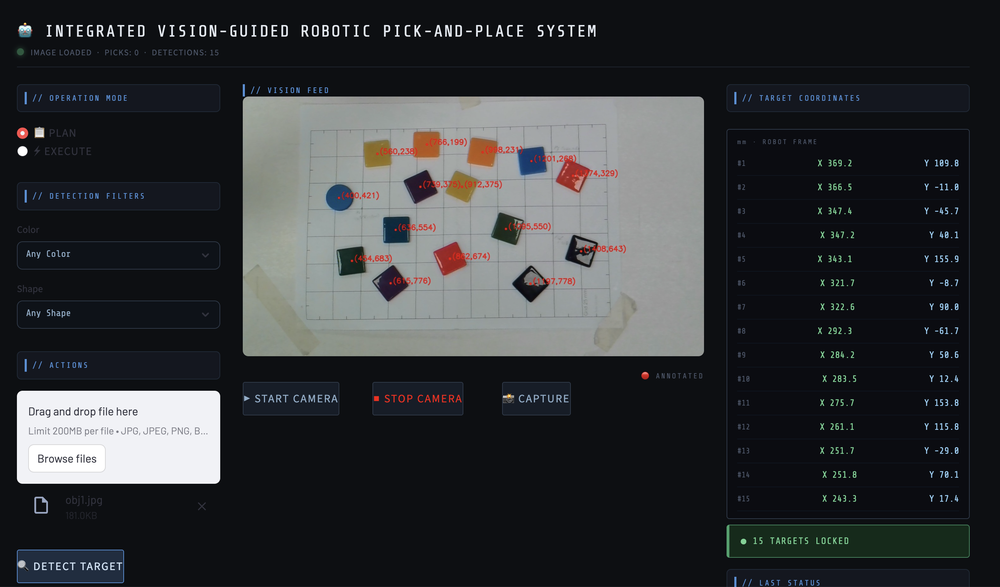
#> input picture image.png, 1000 x 587 px, shrunk from 2838 x 1666 before the run
$ python -i segmentation.py   (imports and definitions only)
#> lines starting #> are read from the running program, lines starting #| are printed output that depends on the picture; after the words box and inside, x2 and y2 are one past the last pixel; in counts of white or black regions, pixels touching at a corner belong together
#> further down, picture is the input picture: shape (587, 1000, 3); mean B, G, R 54.8, 52.3, 50.1
import cv2
import numpy as np
import matplotlib.pyplot as plt

# color HSV range
COLOR_RANGES = {
    "yellow": ([20, 80, 80],   [35, 255, 255]),
    "red":    ([0, 100, 100],  [10, 255, 255]),   # red has two ranges in HSV
    "red2":   ([160, 100, 100],[180, 255, 255]),
    "blue":   ([100, 80, 80],  [135, 255, 255]),
    "green":  ([35, 80, 80],   [85, 255, 255]),
    "orange": ([10, 100, 100], [20, 255, 255]),
    "pink":   ([150, 30, 150], [180, 150, 255]),
    "purple": ([130, 50, 50],  [160, 255, 255]),
    "brown":  ([8, 60, 40],    [20, 200, 180]),   # wooden box color
    "white":  ([0, 0, 180],    [180, 30, 255]),
    "black":  ([0, 0, 0],      [180, 255, 50]),
}

def detect_color(img, color: str):
    """Detect specific color in the image and return a binary mask."""

    img_blur = cv2.GaussianBlur(img, (5,5), 0)

    hsv = cv2.cvtColor(img_blur, cv2.COLOR_BGR2HSV)

    if color not in COLOR_RANGES:
        return np.zeros(img.shape[:2], dtype=np.uint8)

    lower, upper = COLOR_RANGES[color]
    mask = cv2.inRange(hsv, np.array(lower), np.array(upper))

    # red need to combine two masks
    if color == "red":
        lower2, upper2 = COLOR_RANGES["red2"]
        mask2 = cv2.inRange(hsv, np.array(lower2), np.array(upper2))
        mask = cv2.bitwise_or(mask, mask2)

    # print(f"[{color}] raw mask white pixels: {np.sum(mask == 255)}")

    if color == "blue":
        kernel = np.ones((9, 9), np.uint8)
        mask = cv2.dilate(mask, kernel, iterations=2)
        mask = cv2.erode(mask, kernel, iterations=1)
    else:
        kernel = np.ones((5, 5), np.uint8)
    mask = cv2.morphologyEx(mask, cv2.MORPH_OPEN, kernel, iterations=1)
    mask = cv2.morphologyEx(mask, cv2.MORPH_CLOSE, kernel)

    # print(f"[{color}] after morphology white pixels: {np.sum(mask == 255)}")

    return mask

def segment(img, color=None):
    """Segment the image to extract objects based on color criteria."""
    gray_img = cv2.cvtColor(img, cv2.COLOR_BGR2GRAY)
    img_stretched = cv2.normalize(gray_img, None, 0, 255, cv2.NORM_MINMAX)
    img_adjusted = cv2.convertScaleAbs(img_stretched, alpha=1.5, beta=10)
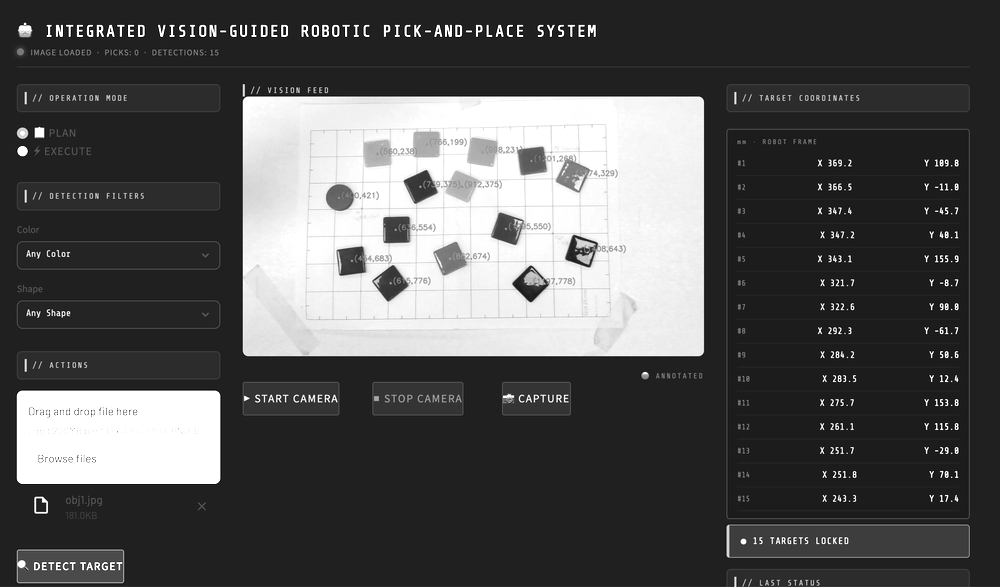
#> img_adjusted: shape (587, 1000); min 10, max 255, mean 83.8

    kernel = np.ones((5, 5), np.uint8)
    opening = cv2.morphologyEx(img_adjusted, cv2.MORPH_OPEN, kernel, iterations=1)
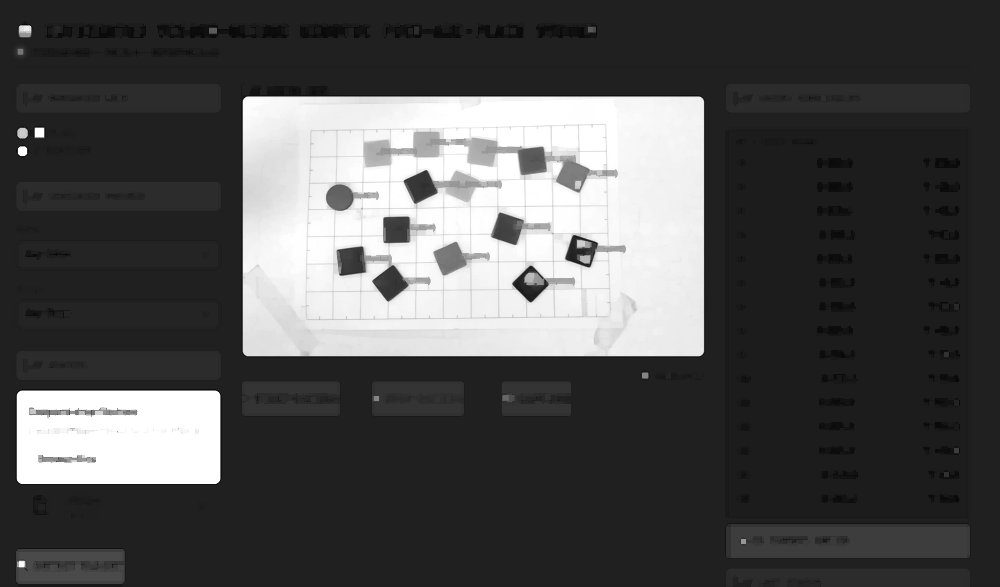
#> opening: shape (587, 1000); min 10, max 255, mean 79.6
    closing = cv2.morphologyEx(opening, cv2.MORPH_CLOSE, kernel)
    T_otsu, thotsu = cv2.threshold(closing, 0, 255, cv2.THRESH_BINARY_INV + cv2.THRESH_OTSU)
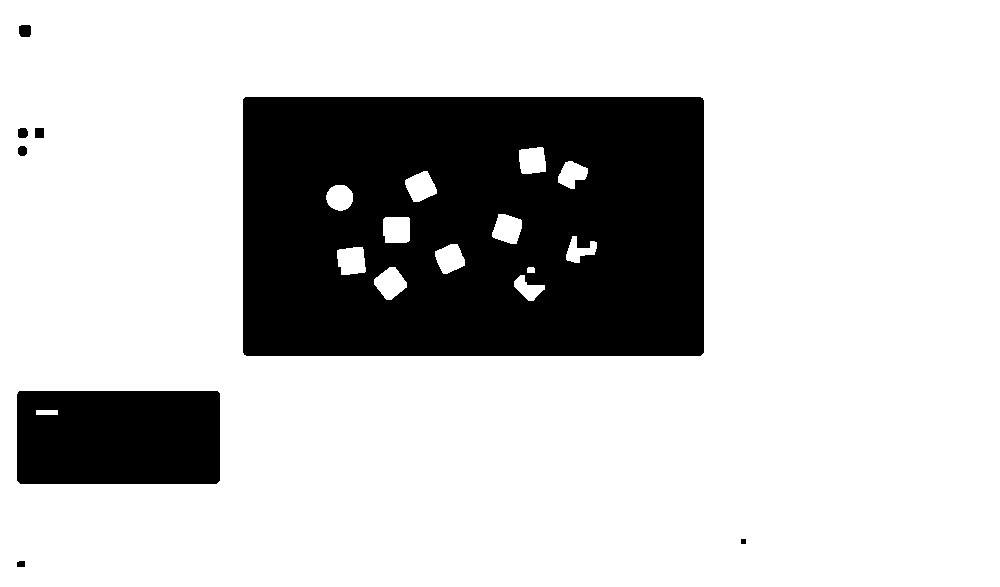
#> thotsu: shape (587, 1000); 77.5% white; 8 black regions, largest, box (x1, y1, x2, y2) and area: (243, 97, 704, 356) 112722, (17, 391, 220, 484) 18750, (19, 25, 31, 37) 135
#> T_otsu = 136

    if color is None:
        # combine mask
        color_mask = np.zeros(img.shape[:2], dtype=np.uint8)
        for c in COLOR_RANGES:
            if c in ("red2", "white", "black"):
                # skip red2 since it's combined in red, white and black are too broad
                continue
            color_mask = cv2.bitwise_or(color_mask, detect_color(img, c))
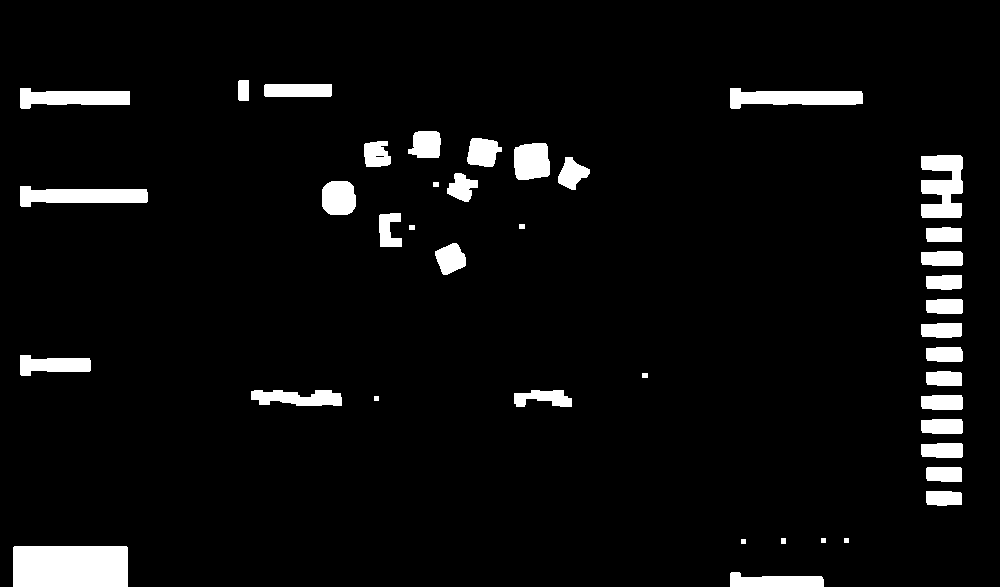
#> color_mask: shape (587, 1000); 5.2% white; 41 white regions, largest, box (x1, y1, x2, y2) and area: (13, 546, 128, 587) 4713, (921, 155, 963, 218) 1978, (730, 88, 863, 109) 1867
        mask = cv2.bitwise_or(thotsu, color_mask)
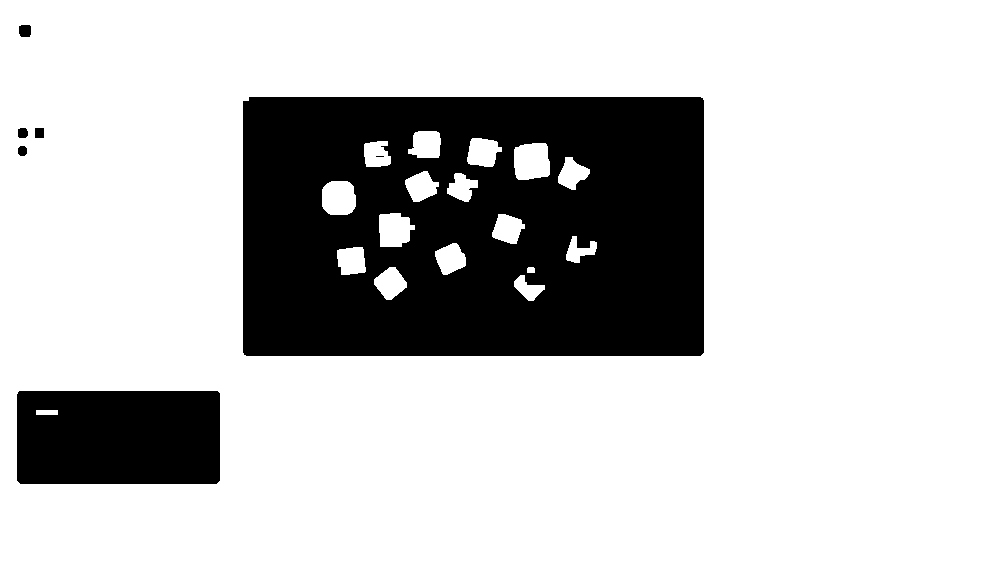
#> mask: shape (587, 1000); 78.2% white; 7 black regions (1 under 20 px), largest, box (x1, y1, x2, y2) and area: (243, 97, 704, 356) 108560, (17, 391, 220, 484) 18750, (19, 25, 31, 37) 135, (18, 128, 28, 138) 90, (35, 128, 44, 138) 90, (18, 146, 27, 156) 78
    else:
        mask = detect_color(img, color)

    return img, gray_img, closing, mask

def detect_shape(contour):
    """Detect shape of the contour and return shape name and approx vertices."""
    shape = "unknown"
    peri = cv2.arcLength(contour, True)
    approx = cv2.approxPolyDP(contour, 0.02 * peri, True)

    vertices = len(approx)
    if vertices == 3:
        shape = "triangle"
    elif vertices == 4:
        # square or rectangle
        (x, y, w, h) = cv2.boundingRect(approx)
        ratio = w / float(h)
        shape = "square" if 0.78 <= ratio <= 1.3 else "rectangle"
    elif vertices == 5:
        shape = "pentagon"
    else:
        # circle
        area = cv2.contourArea(contour)
        circularity = 4 * np.pi * area / (peri ** 2)
        shape = "circle" if circularity > 0.7 else "unknown"

    return shape, approx

def detect_by_shape(seg_img, target_shape: str = None):
    """Detect objects in the segmented image based on shape criteria."""
    contours, _ = cv2.findContours(seg_img, cv2.RETR_EXTERNAL, cv2.CHAIN_APPROX_SIMPLE)
#> contours = [[[0, 0], [0, 586], [999, 586], [999, 0]]]

    # [10 lines of commented-out code are left out]

    results = []
    for cnt in contours:
        if cv2.contourArea(cnt) < 500:
            continue
        shape, approx = detect_shape(cnt)
        # calculate object centroid
        M = cv2.moments(cnt)
        if M["m00"] == 0:
            continue
        cx = int(M["m10"] / M["m00"])
        cy = int(M["m01"] / M["m00"])

        if target_shape is not None and shape != target_shape:
            continue

        results.append({"shape": shape, "cx": cx, "cy": cy})
#> this loop made 1 pass
#> (shape, peri in detect_shape, approx, vertices in detect_shape, x in detect_shape, y in detect_shape, w in detect_shape, h in detect_shape) on pass 1: ('rectangle', 3170, [[0, 0], [0, 586], [999, 586], [999, 0]], 4, 0, 0, 1000, 587)
#> after the loop, results = 1 item

    # print(results)
    return results

def detect(img, color=None, shape=None):
    """Detect objects in the image based on color and shape criteria."""
    img, gray_img, closing, mask = segment(img, color=color)
    img_vis = img.copy()

    results = detect_by_shape(mask, target_shape=shape)
#> results = 1 item
    obj_pos = [[r["cx"], r["cy"]] for r in results]
#> obj_pos = [[499, 293]]

    # draw centroid and annotation for each detected object
    for (cx, cy) in obj_pos:
        cv2.putText(img_vis, f'({cx},{cy})', (cx + 10, cy),
                    cv2.FONT_HERSHEY_SIMPLEX, 1, (0, 0, 255), 2, cv2.LINE_AA)
        cv2.circle(img_vis, (cx, cy), 5, (0, 0, 255), -1)
#> this loop made 1 pass
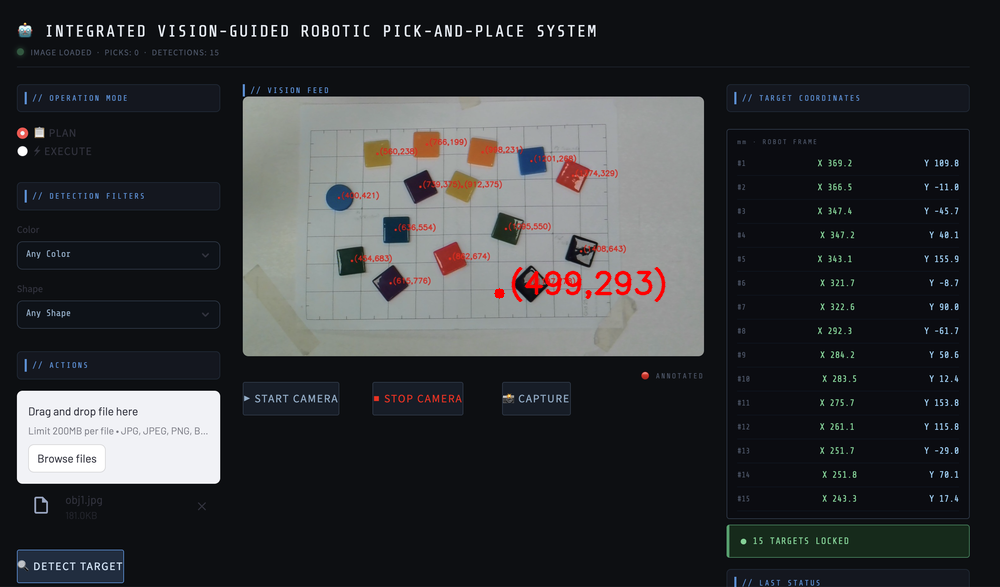
#> img_vis: shape (587, 1000, 3); 0.37% of pixels changed, all inside (x1, y1, x2, y2) = (494, 267, 666, 303)

    plt.figure(figsize=(12, 8))
    plt.subplot(2, 2, 1)
    plt.imshow(cv2.cvtColor(img, cv2.COLOR_BGR2RGB))
    plt.title('Original Image')
    plt.axis('off')
    plt.subplot(2, 2, 2)
    plt.imshow(closing, cmap='gray')
    plt.title('Processing')
    plt.axis('off')
    plt.subplot(2, 2, 3)
    plt.imshow(mask, cmap='gray')
    plt.title('segmentation & filtering')
    plt.axis('off')

    plt.subplot(2, 2, 4)
    plt.imshow(cv2.cvtColor(img_vis, cv2.COLOR_BGR2RGB))
    plt.title('Detection Result')

    plt.axis('off')
    plt.tight_layout()
    plt.show()
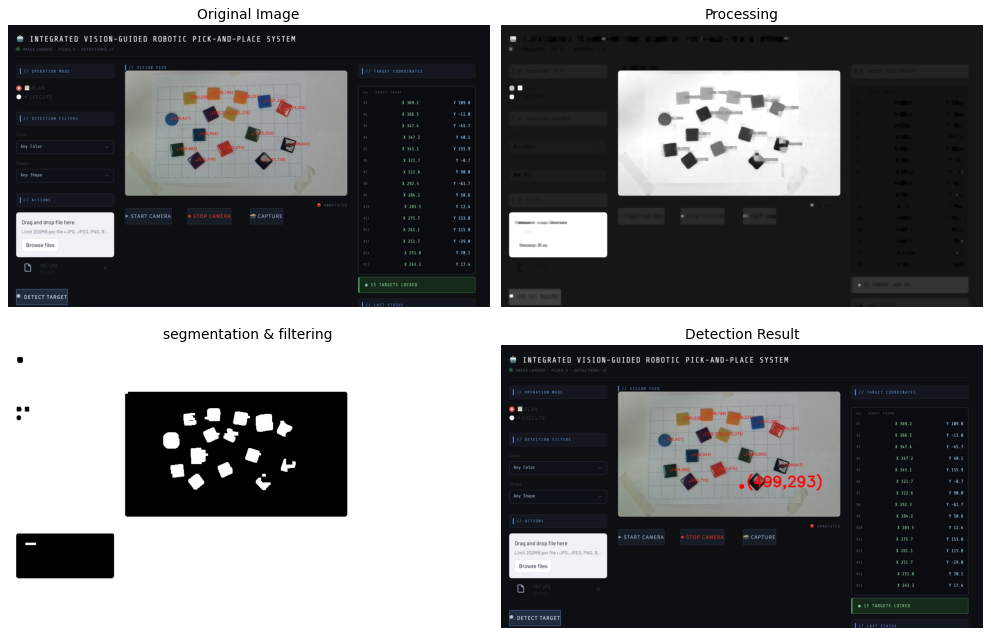
#> figure drawn by matplotlib, 4 panels

    return obj_pos, img_vis

>>> import cv2
>>> picture = cv2.imread('../image.png')
>>> result = detect(picture)
